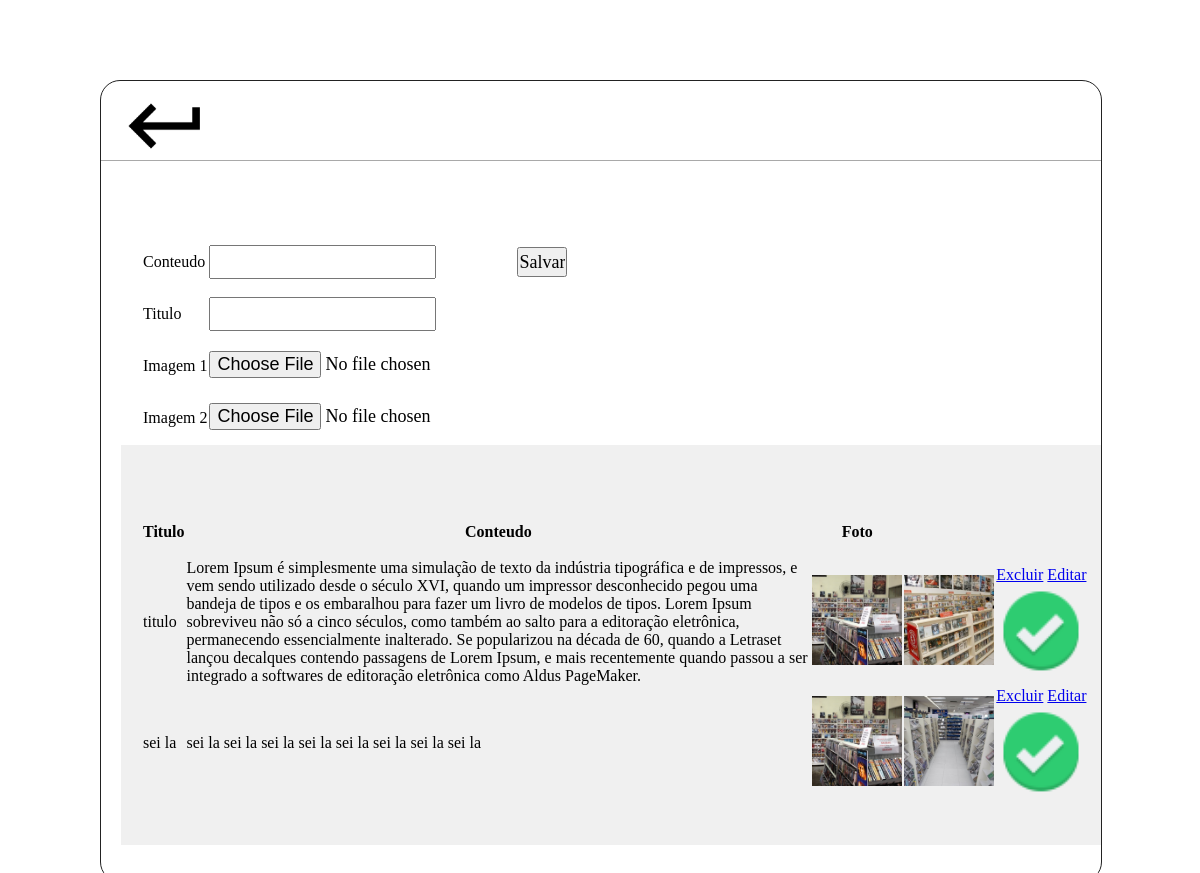
The app's page /diretorio_pastas/cms/gerenciar_nossas_lojas.php (signed in) with its own data.
### tables this page shows
CREATE TABLE `tbl_nossas_lojas` (
  `id` int(11) NOT NULL AUTO_INCREMENT,
  `imagem1` varchar(300) NOT NULL,
  `imagem2` varchar(100) NOT NULL,
  `titulo` text NOT NULL,
  `conteudo` text NOT NULL,
  `ativo` tinyint(1) NOT NULL DEFAULT '0',
  PRIMARY KEY (`id`)
);

### diretorio_pastas/cms/gerenciar_nossas_lojas.php (the view, shortened to what this page needs)
<?php
$conexao = conexaoMysql();
$botao = "Salvar";
$conteudo = "";
$titulo = "";
?>
<!DOCTYPE html>
<html lang="pt-br">
    <head>
        <link rel="stylesheet" type="text/css" href="css/style.css">
    </head>
    <body>
        <div id="tamanho_centralizar" class="center">
            <div id="cms">
                <div id='cadastros'>
                        <a href="index.php">
                            <img alt='voltar' title='voltar' src="imagens/icones/return.png">
                        </a>
        <form id="frmCadastro" name="frmCadastro" method="post" action="gerenciar_nossas_lojas.php" enctype="multipart/form-data">
            <table>
                <tr>
                    <td>Conteudo</td>
                    <td><input type="text" name="txtconteudo" required value="<?php echo($conteudo)?>" ></td>
                    <td><input type="submit" value="<?php echo ($botao); ?>" id="btnSalvar" name="btnSalvar"></td>
                </tr>
                <tr>
                    <td>Titulo</td>
                    <td><input type="text" name="txttitulo" required  value="<?php echo($titulo)?>" ></td>
                </tr>
                <tr>
                    <td>Imagem 1</td>
                    <td><input type="file"  name="flefotos1" ></td>
                </tr>
                <tr>
                    <td>Imagem 2</td>
                    <td><input type="file" name="flefotos2"  ></td>
                    <td>
                    </td>
                </tr>
            </table>
            </form>
            <div id='scroll_tabela'>
                <table>
                    <th>Titulo</th><th>Conteudo</th><th>Foto</th>
                    <?php
                        $sql="select * from tbl_nossas_lojas";
                        $select = mysqli_query($conexao, $sql);
                        while($rs = mysqli_fetch_array($select))
                    {
                        if($rs['ativo']== 0)
                        {
                            $icone = "check1.png";
                        }else
                        {
                            $icone = "check.png";
                        }
                    ?>
                    <tr>
                        <td>
                            <?php echo($rs["titulo"]);?>
                        </td>
                        <td>
                            <?php echo($rs["conteudo"]);?>
                        </td>
                        <td>
                            <img src="../imagens/nossas_lojas/<?php
                            echo($rs["imagem1"]);?>">
                        </td>
                        <td>
                            <img src="../imagens/nossas_lojas/<?php
                            echo($rs["imagem2"]);?>">
                        </td>
                        <td>
                            <a href="gerenciar_nossas_lojas.php?modo=excluir&id=<?php echo($rs['id'])?>&foto=<?php echo($rs['imagem1'])?>&foto2=<?php echo($rs['imagem2'])?>"  onclick="return confirm('Deseja realmente excluir');">Excluir</a>
                            <a href="gerenciar_nossas_lojas.php?modo=editar&id=<?php echo($rs['id'])?>">Editar</a>
                            <a href="gerenciar_nossas_lojas.php?status=<?php echo ($rs['ativo']); ?>&codigo=<?php echo($rs['id'])?>">
                                <img src="../imagens/icones/<?php echo($icone) ?>">
                            </a>
                        </td>
                    </tr>
                    <?php
                        }
                    ?>
            </table>
            </div>
                </div></div></div>
    </body>
</html>

### diretorio_pastas/cms/css/style.css (style rules this page uses)
* { margin: 0px; padding: 0px; font-family: verdana; }
body { width: 100%; height: 100%; }
#tamanho_centralizar { width: 1000px; }
.center { margin-left: auto; margin-right: auto; }
#cms { width: 1000px; height: 800px; border-radius: 20px 20px 20px 20px; border: 1px solid #222; margin-top: 80px; background-color: #fff; float: left; z-index: 1; }
#cadastros { width: 100%; height: 80px; padding-left: 20px; box-sizing: border-box; border-bottom: solid 1px darkgrey; }
#cadastros img { width: 90px; height: 90px; }
#cadastros tr { width: 100%; height: 50px; }
#cadastros table { margin-top: 60px; margin-left: 20px; }
#cadastros span, input, select { font-size: 18px; height: 30px }
#scroll_tabela { width: 980px; height: 400px; background-color: #f0f0f0; overflow: scroll; }

### records on screen
tbl_nossas_lojas: titulo "titulo", conteudo "Lorem Ipsum é simplesmente uma simulação de texto da indústria tipográfica e de impressos, e vem sendo utilizado desde o século XVI, quando um impressor desconhecido pegou uma bandeja de tipos e os embaralhou para fazer um livro de modelos de tipos. Lorem Ipsum sobreviveu não só a cinco séculos, como também ao salto para a editoração eletrônica, permanecendo essencialmente inalterado. Se popularizou na década de 60, quando a Letraset lançou decalques contendo passagens de Lorem Ipsum, e mais recentemente quando passou a ser integrado a softwares de editoração eletrônica como Aldus PageMaker.", imagem1 (picture), imagem2 (picture)
tbl_nossas_lojas: titulo "sei la", conteudo "sei la sei la sei la sei la sei la sei la sei la sei la", imagem1 (picture), imagem2 (picture)
